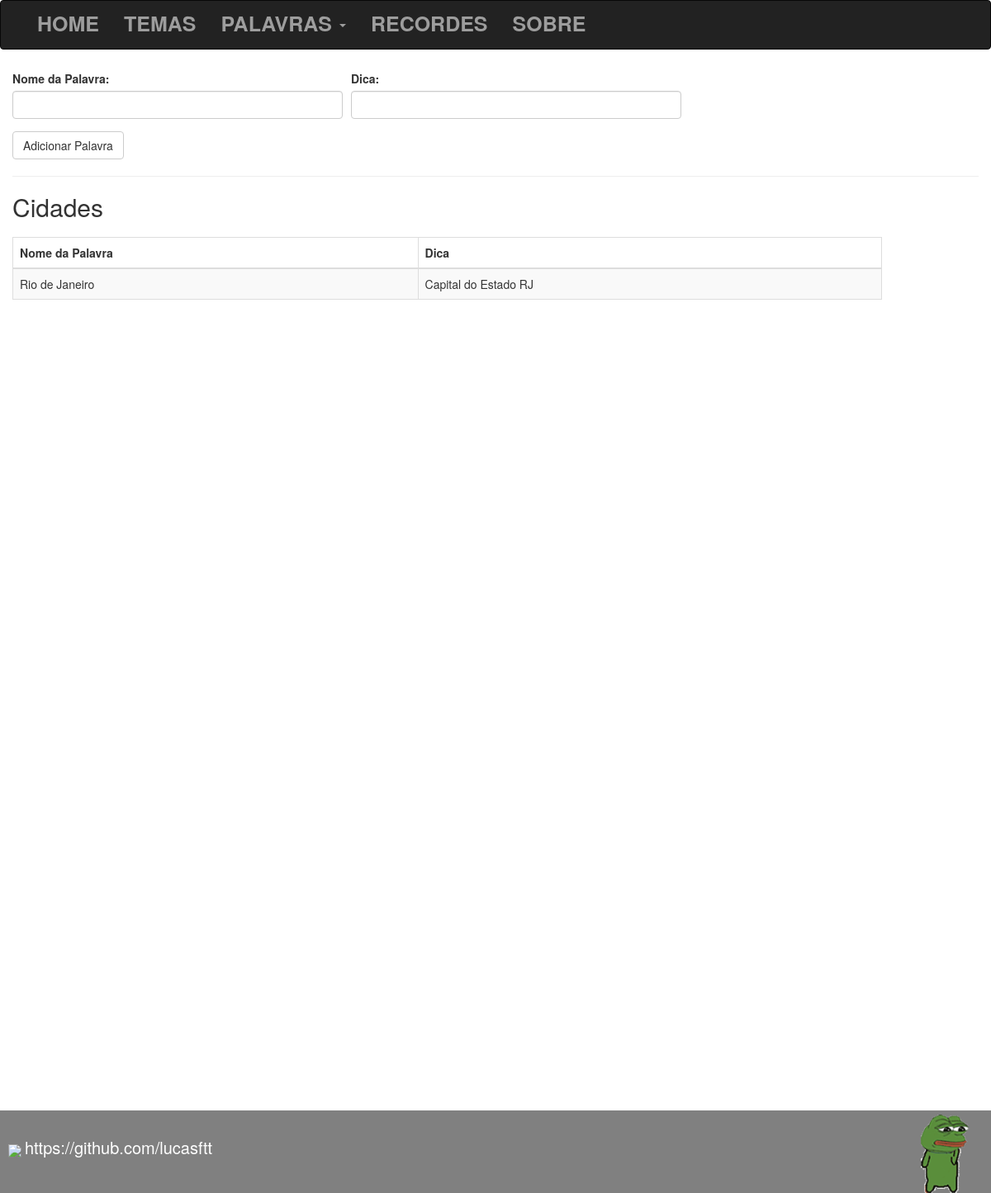
The page /palavras/ver/5 on the database its author committed.
### tables this page shows
CREATE TABLE IF NOT EXISTS `temas` (
  `id` int(11) NOT NULL AUTO_INCREMENT,
  `nome` varchar(50) NOT NULL,
  PRIMARY KEY (`id`)
);

CREATE TABLE IF NOT EXISTS `palavras` (
  `id` int(11) NOT NULL AUTO_INCREMENT,
  `nome` varchar(50) NOT NULL,
  `dica` varchar(100) NOT NULL,
  `id_tema` int(11) NOT NULL,
  PRIMARY KEY (`id`)
);

### core/controller.php (called while the page is built, shortened)
<?php
class controller{
	public function loadTemplate($viewName,$viewData = array()){
		$dados = array();
		$temas = new temas();
		$dados['temasMenu'] = $temas->getTemas();
		include 'views/template.php';
	}
	public function loadViewInTemplate($viewName,$viewData = array()){
		extract($viewData);
		include "views/".$viewName.".php";
	}
}
?>

### core/Core.php (called while the page is built, shortened)
<?php
class Core{
	public function run(){
		$url = explode("index.php",$_SERVER['PHP_SELF']);
		$url = end($url);
		$params = array();
		if(!empty($url) && $url !='/'){
			$url = explode("/", $url);
			array_shift($url);
			array_shift($url);
			if(isset($url[0]) && !empty($url[0])){
				$currentAction = $url[0];
				array_shift($url);
			}
			else{
				$currentAction = "index";
			}
			if(count($url)>0){
				$params = $url;
			}
		}
		else{
			$currentController = "homeController";
			$currentAction = "index";
		}
		require_once "core/controller.php";
		$c = new $currentController();
		call_user_func_array(array($c,$currentAction), $params);
	}
}
?>

### index.php (called while the page is built, shortened)
<?php
require "config.php";
$core = new Core();
$core->run();
?>

### core/model.php (called while the page is built, shortened)
<?php
class model{
	public function __construct(){
		global $config;
		$this->db = new PDO("mysql:dbname=".$config['dbname'].";host=".$config['host'],
			$config['dbuser'],$config['dbpass']);
	}
}
?>

### config.php (called while the page is built, shortened)
<?php
$config = array();
if(ENVIRONMENT == "development"){
	$config['dbname'] = "sapo";
	$config['host'] = "localhost";
	$config['dbuser'] = "root";
	$config['dbpass'] = "";
}
else{
	$config['dbname'] = "epiz_20722867_sapo";
	$config['host'] = "sql313.epizy.com";
	$config['dbuser'] = "epiz_20722867";
	$config['dbpass'] = "ZVPXNoJT2K";
}
?>

### models/temas.php (called while the page is built, shortened)
<?php
class temas extends model{
	public function getTemas(){
		$array = array();
		$sql = "SELECT * FROM temas";
		$sql = $this->db->query($sql);
		if($sql->rowCount() > 0){
			$array = $sql->fetchAll();
		}
		return $array;
	}
}
?>

### models/palavras.php (called while the page is built, shortened)
<?php
class palavras extends model{
	public function getPalavras($id_tema){
		$array = array();
		$id_tema = addslashes($id_tema);
		$sql = "SELECT * FROM palavras WHERE id_tema = '$id_tema'";
		$sql = $this->db->query($sql);
		if($sql->rowCount() > 0){
			$array = $sql->fetchAll();
		}
		return $array;
	}
}
?>

### views/template.php (the view, shortened to what this page needs)
<!DOCTYPE html>
<html>
<head>
	<link rel="stylesheet" type="text/css" href="/assets/css/bootstrap.min.css">
	<link rel="stylesheet" type="text/css" href="/assets/css/style.css">
</head>
<body>
	<div class="navbar navbar-inverse" >
		<div class="container" style="font-weight: bold;font-size: 18px;">
			<ul class="nav navbar-nav" id="navbar">
				<li><a href="/" >HOME</a></li>
				<li><a href="/temas">TEMAS</a></li>
				<li class="dropdown">
					<a href="" class="dropdown-toggle" data-toggle="dropdown">PALAVRAS <span class="caret"></span></a>
				</li>
				<li><a href="/recordes">RECORDES</a></li>
				<li><a href="/sobre">SOBRE</a></li>
			</ul>
		</div>
	</div>
	<div class="container-fluid" style="margin-top: 25px;" id="template">
		<?php $this->loadViewInTemplate($viewName,$viewData); ?>
	</div>
	<div class="rodape">
			<img src="/assets/images/git.png" id="imgGit">
			<a href="https://github.com/lucasftt" style="line-height: 90px;color: white;font-size: 20px">https://github.com/lucasftt</a>
			<img src="/assets/images/tenor.gif" style="height: 100px;float: right;margin-right: 20px;" id="imgRodape">
	</div>
</body>
</html>

### views/palavras-ver.php
<form method="post">
	<div class="form-group" style="float: left;margin-right: 10px;">
		<label for="nome">Nome da Palavra:</label>
		<input type="text" name="nome" class="form-control" style="width: 400px;">
	</div>
	<div class="form-group">
		<label for="dica">Dica:</label>
		<input type="text" name="dica" class="form-control" style="width: 400px;">
	</div>
	<input type="submit" value="Adicionar Palavra" class="btn btn-default">
</form>
<hr>
<h2><?php echo $nomeTema; ?></h2><br>
<table class="table table-bordered table-striped table-hover" style="width: 50%">
	<thead>
		<tr>
			<td ><strong>Nome da Palavra</strong></td>
			<td ><strong>Dica</strong></td>
		</tr>
	</thead>
	<tbody>
		<?php foreach($palavras as $palavra): ?>
			<tr>
				<td><?php echo $palavra['nome']; ?></td>
				<td><?php echo $palavra['dica']; ?></td>
			</tr>
		<?php endforeach; ?>
	</tbody>
</table>

### assets/css/style.css (style rules this page uses)
.rodape { background-color: gray; width: 100%; height: 100px; margin-bottom: 0; margin-top: 10px; }
h2, h3 { margin: 0; padding: 0; }
#imgGit { height: 40px; margin-left: 10px; }
.table { min-width: 90%; }
@media only screen and (min-width: 770px) { #template { min-height: 1250px; } }
@media only screen and (min-width: 770px) { .navbar-inverse { height: 60px; } }
@media only screen and (min-width: 770px) { .navbar-inverse ul li a { font-size: 25px; line-height: 25px; } }

### rows shown on the page
temas: nome "Cidades"
palavras: nome "Rio de Janeiro", dica "Capital do Estado RJ"
